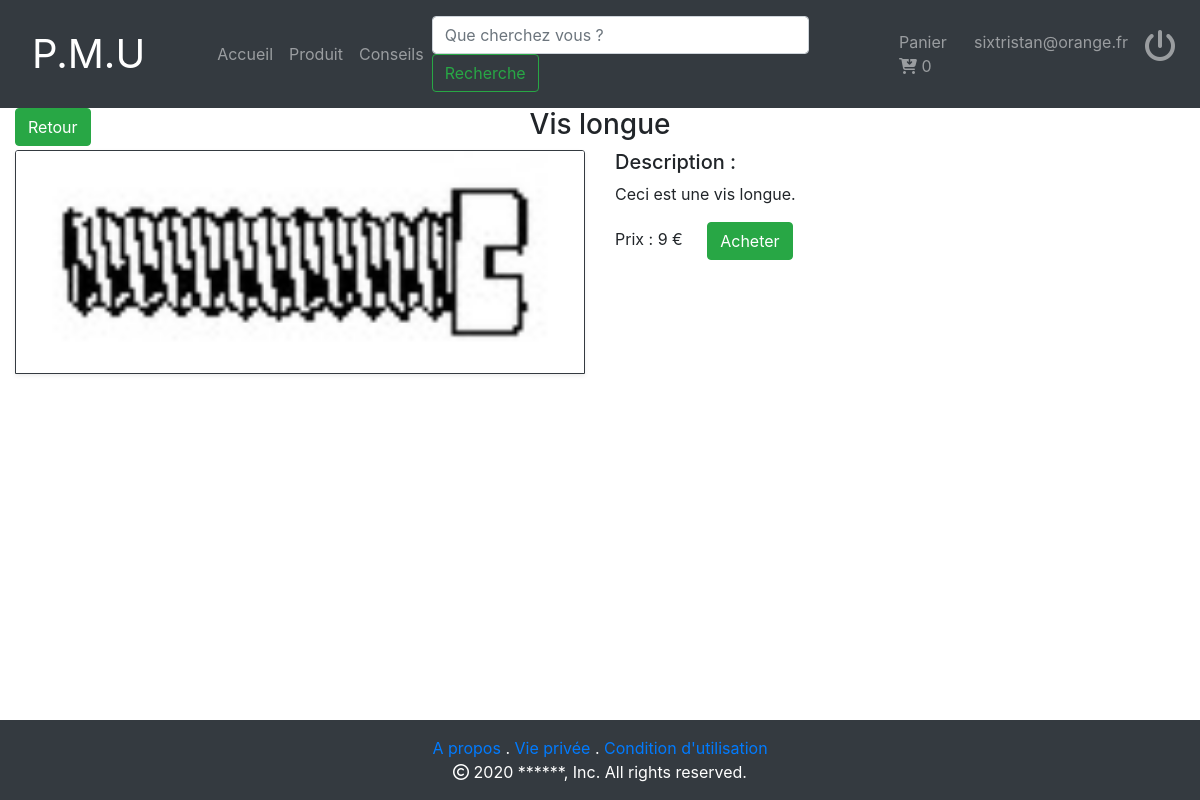
Page /vue/pageProduit.php?id=2 (signed in) on the committed database.
### tables this page shows
CREATE TABLE IF NOT EXISTS `produit` (
  `id_produit` int(11) NOT NULL AUTO_INCREMENT,
  `reference` varchar(5) NOT NULL,
  `quantité` int(11) NOT NULL,
  `prix_unitaire` int(11) NOT NULL,
  `libelle` varchar(255) NOT NULL,
  `description` text NOT NULL,
  `id_cat` int(11) NOT NULL,
  PRIMARY KEY (`id_produit`),
  KEY `fk_cat` (`id_cat`)
);

CREATE TABLE IF NOT EXISTS `objet` (
  `chemin` varchar(255) NOT NULL,
  `image` varchar(255) NOT NULL,
  `id_prod` int(11) NOT NULL,
  PRIMARY KEY (`chemin`),
  KEY `fk_prod_objet` (`id_prod`)
);

### models/ArticleManager.php (called while the page is built, shortened)
<?php
include_once('Article.php');
class articleManager
{
  public function getInfo($id)
  {
    $informations = [];
    $DBase = new Connect();
    $db = $DBase->connexion();
    $q = $db->prepare('SELECT id_produit,libelle,chemin,image,description,prix_unitaire,quantité from produit join objet on objet.id_prod = id_produit where id_produit = "'.$id.'" ');
    $q->execute();
    while ($donnees = $q->fetch(PDO::FETCH_ASSOC))
    {
      $informations[] = new Article($donnees);
    }
    return $informations;
  }
}

### models/Article.php (called while the page is built, shortened)
<?php
class Article
{
	private $_id;
	private $_prix_unitaire = 0;
	private $_libelle = "";
	private $_description = "";
	private $_chemin = "";
	private $_nomImage = "";
	public function __construct($donnees)
	{
		if (isset($donnees['id_produit'])) {
			$this->_id = $donnees['id_produit'];
		}
		if (isset($donnees['prix_unitaire'])) {
			$this->_prix_unitaire = $donnees['prix_unitaire'];
		}
		if (isset($donnees['libelle'])) {
			$this->_libelle = $donnees['libelle'];
		}
		if (isset($donnees['description'])) {
			$this->_description = $donnees['description'];
		}
		if (isset($donnees['chemin'])) {
			$this->_chemin = $donnees['chemin'];
		}
		if (isset($donnees['image'])) {
			$this->_nomImage = $donnees['image'];
		}
	}
	public function getId()
	{
		return $this->_id;
	}
	public function getPrix()
	{
		return $this->_prix_unitaire;
	}
	public function getLibelle()
	{
		return $this->_libelle;
	}
	public function getDescription()
	{
		return $this->_description;
	}
	public function getImage()
	{
		return $this->_chemin;
	}
	public function getNomImage()
	{
		return $this->_nomImage;
	}
}
 ?>

### vue/pageProduit.php (the view, shortened to what this page needs)
<?php
    include_once('../models/ArticleManager.php');
    $Art_man = new articleManager();
    $article = $Art_man->getInfo($_GET['id']);
?>
<html lang="fr">
    <head>
        <?php include_once('../public/template/head.php'); ?>
    </head>
    <body>
        <?php include_once('../public/template/header.php'); ?>
        <main>
            <div class="container-fluid">
                <div class="row">
                    <div class="col-2">
                        <a href="javascript:history.back()" class="btn btn-success">Retour</a>
                    </div>
                    <div class="col-8 text-center">
                        <h3><?php echo $article[0]->getLibelle() ?></h3>
                    </div>
                </div>
                <div class="row">
                    <div class="col-6">
                        <img src="<?php echo $article[0]->getImage() ?>" class="border border-dark shadow-sm card-img-top" alt=" <?php echo $article[0]->getNomImage() ?>">
                    </div>
                    <div class="col-5">
                        <h5>Description :</h5>
                        <p> <?php echo $article[0]->getDescription() ?> </p>
                        <span class="card-link">Prix : <?php echo $article[0]->getPrix() ?> €</span>
                        <a class="card-link btn btn-success ajouterPanier" href="/projetphp/controllers/ajouteAuPanier.php?id=<?php echo  $article[0]->getId()?>" name="acheter" id="acheter">Acheter</a>
                    </div>
                </div>
            </div>
        </main>
        <?php include_once('../public/template/footer.php'); ?>
    </body>
</html>

### public/template/template.css (style rules this page uses)
html { height: 100%; }
body { margin: 0; display: flex; flex-direction: column; min-height: 100vh; }
main { flex: 1; }

### rows in the picture
produit: libelle "Vis longue", objet.chemin (picture), description "Ceci est une vis longue.", prix_unitaire "9"

### other values in the picture
$panier->nbArticles() "0"
$_SESSION['email'] "sixtristan@orange.fr"
